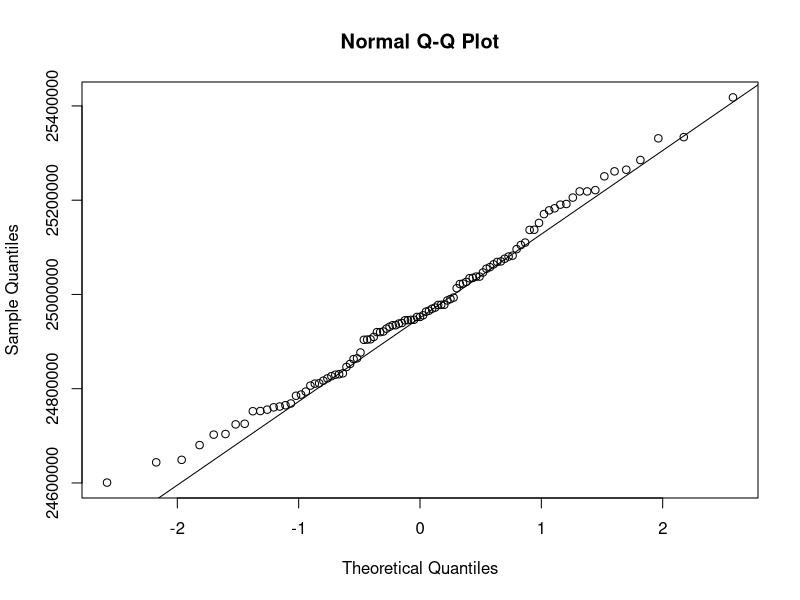
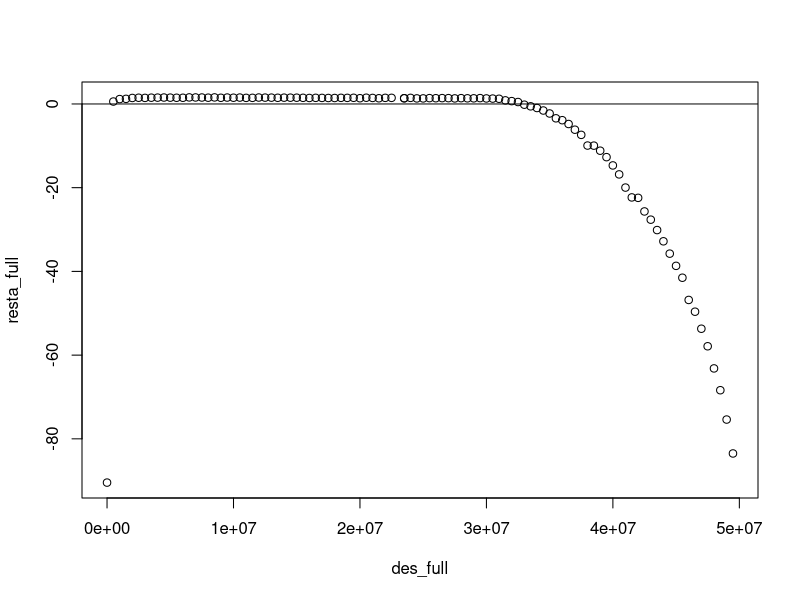
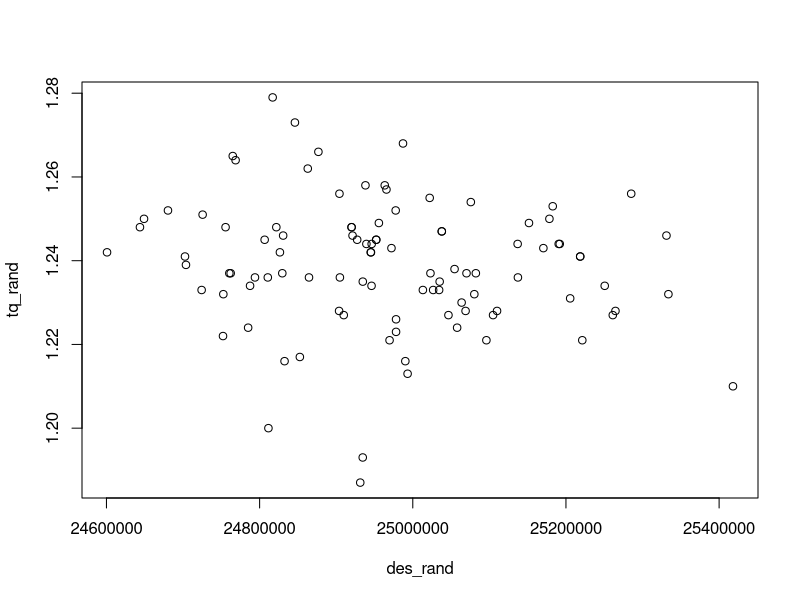
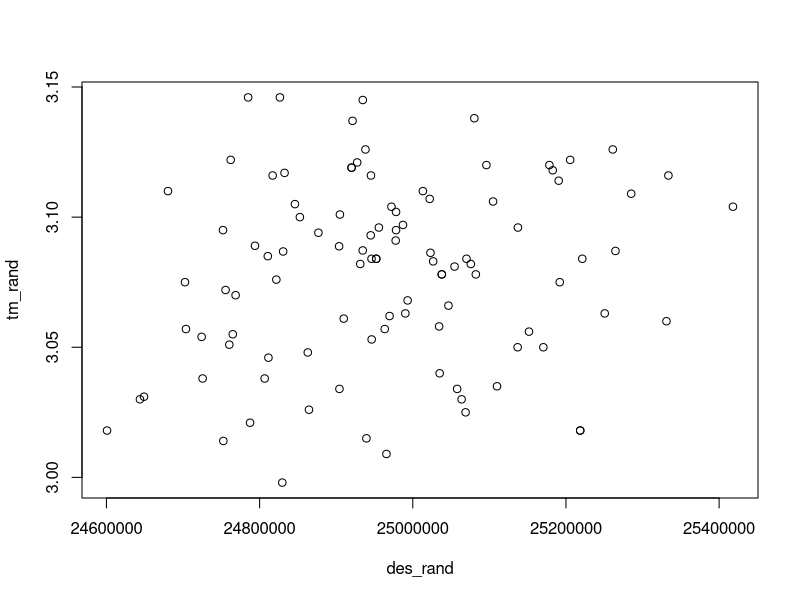
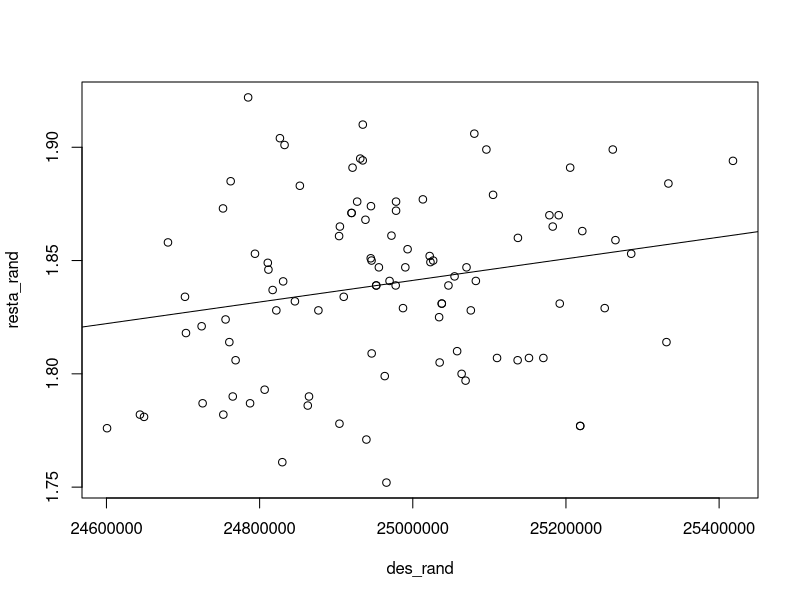
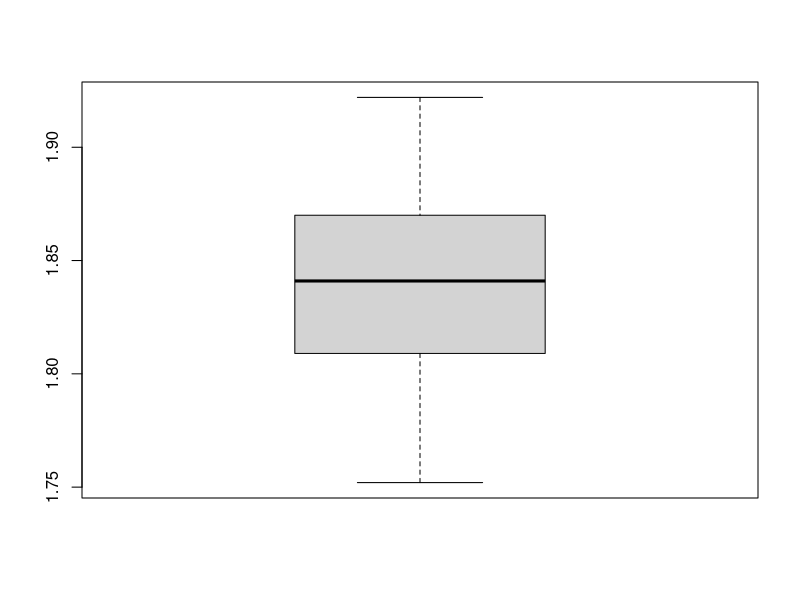
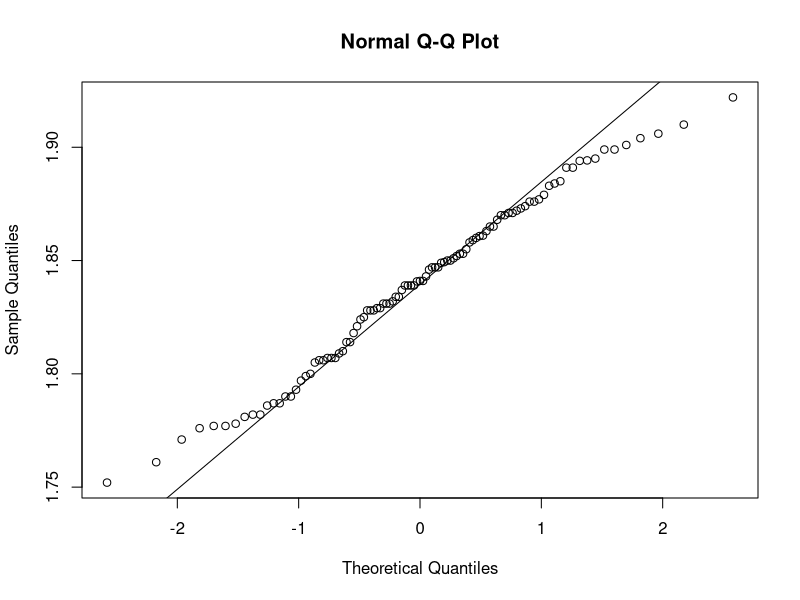

R code for these plots, in order:
data_rand = read.csv("data_rand.csv") #FET
data_full = read.csv("data_full.csv") #FET
data_int = read.csv("data_40-60.csv") #FET

##################   TOTS ELS DESORDRES   ####################
##############################################################
tm_full = data_full$time_merge
tq_full = data_full$time_quick
des_full = data_full$inversiones
resta_full <- tm_full-tq_full

##################   DESORDRES RANDOM   ######################
##############################################################
tm_rand = data_rand$time_merge
tq_rand = data_rand$time_quick
des_rand = data_rand$inversiones
resta_rand <- tm_rand-tq_rand

#############   DESORDRES EN UN INTERVAL   ###################
##############################################################
tm_int = data_int$time_merge
tq_int = data_int$time_quick
des_int = data_int$inversiones
resta_int <- tm_int-tq_int

###################   GRAFIQUES   ############################
##############################################################

#Normal del desordre random
qqnorm(des_rand)
qqline(des_rand)

#Diferencia respecte tots els desordres
plot(des_full, resta_full)
abline(h = 0)

#Temps respecte el desordre dels dos algoritmes
plot(des_rand, tq_rand)
plot(des_rand, tm_rand)
#Difernecia en funció del desordre amb recte
plot(des_rand, resta_rand)
abline(lm(resta_rand~des_rand))

#Boxplot de la diferencia
boxplot(resta_rand)

#QQNorm de la resta
qqnorm(resta_rand)
qqline(resta_rand)

#T.Test dels temps
t.test(tm_rand, tq_rand, paried=T)

#Info de l'estudi de la diferencia amb el desordre
summary(lm(resta_rand~des_rand))

#install.packages("PairedData")
#library(PairedData)
#p <- paired(tm_rand,tq_rand)
#plot(p,type='BA')
#qqline(resta)

mean(tm_rand)
mean(tq_rand)
mean(resta_rand)

sd(tm_rand)
sd(tq_rand)
sd(resta_rand)